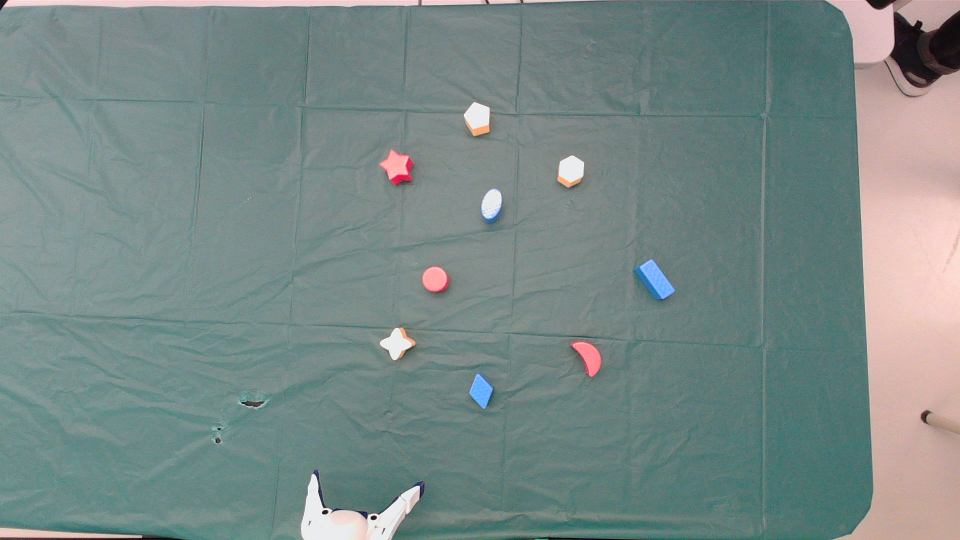
#> input picture Formation OpenCV/Photos/Green background/bloc_4.jpeg, 1920 x 1080 px, found by its file name (shown at 1/2 size)
$ python color_segmentation.py
#> lines starting #> are read from the running program, lines starting #| are printed output that depends on the picture; after the words box and inside, x2 and y2 are one past the last pixel; in counts of white or black regions, pixels touching at a corner belong together
#> further down, image is the input picture: shape (1080, 1920, 3); mean B, G, R 134.9, 137.1, 120.6
import cv2
import numpy as np
import time

# Resizing frame or image
def rescaleFrame(image, height_scale=0.75, width_scale=0.8):
    # For images, videos and live videos
    height = int(image.shape[0] * height_scale)
    width = int(image.shape[1] * width_scale)
    dimensions = (width, height)

    return cv2.resize(image, dimensions, interpolation=cv2.INTER_AREA)

def color_segmentation(image):

    hsv_image = cv2.cvtColor(image, cv2.COLOR_BGR2HSV)
#> hsv_image: shape (1080, 1920, 3); mean H, S, V 80.8, 47.5, 141.7

    # Define ranges for red color in HSV
    lower_red1 = np.array([0, 50, 250])
    upper_red1 = np.array([10, 100, 255])
    lower_red2 = np.array([170, 50, 250])
    upper_red2 = np.array([180, 100, 255])

    # Define ranges for blue color in HSV
    lower_blue1 = np.array([100, 20, 225])
    upper_blue1 = np.array([110, 30, 255])
    lower_blue2 = np.array([100, 100, 225])
    upper_blue2 = np.array([110, 130, 255])

    # Define ranges for green color in HSV
    lower_green = np.array([40, 100, 150])
    upper_green = np.array([75, 255, 255])

    # Define ranges for yellow color in HSV
    lower_yellow = np.array([109, 0, 225])
    upper_yellow = np.array([111, 7, 255])

    # Segment colors
    red_mask1 = cv2.inRange(hsv_image, lower_red1, upper_red1)
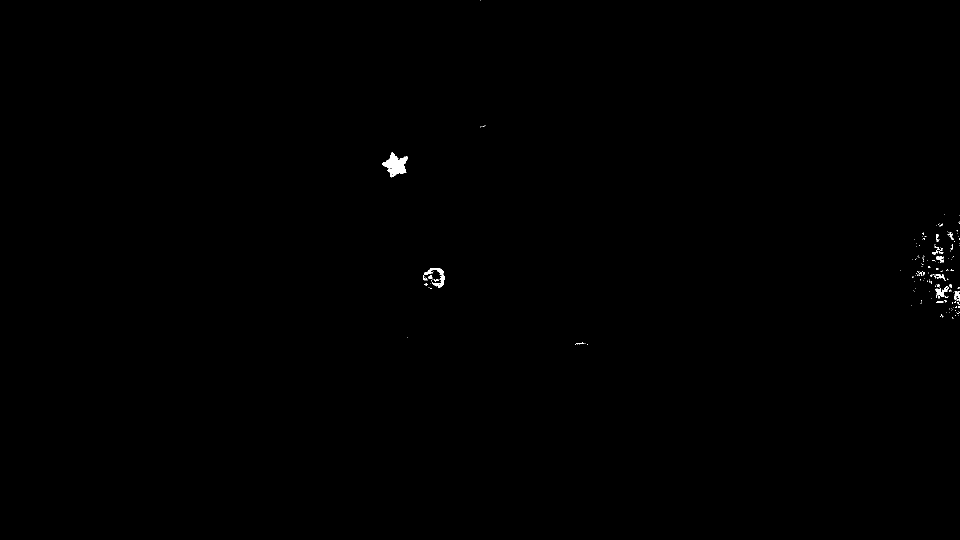
#> red_mask1: shape (1080, 1920) (shown at 1/2 size); 0.16% white; 169 white regions (152 under 20 px), largest, box (x1, y1, x2, y2) and area: (764, 304, 815, 355) 1305, (846, 536, 890, 576) 506, (1871, 573, 1898, 597) 265
    red_mask2 = cv2.inRange(hsv_image, lower_red2, upper_red2)
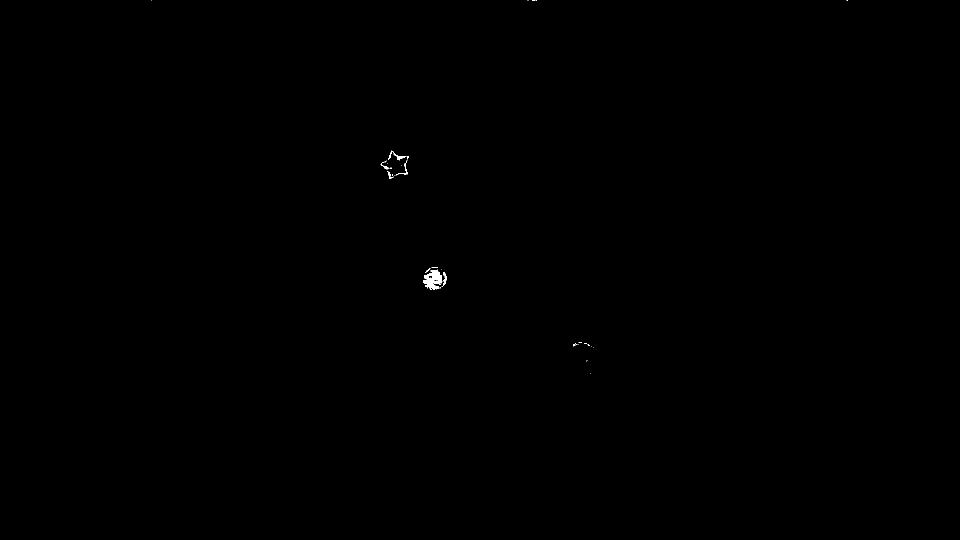
#> red_mask2: shape (1080, 1920) (shown at 1/2 size); 0.07% white; 44 white regions (36 under 20 px), largest, box (x1, y1, x2, y2) and area: (846, 539, 884, 579) 863, (776, 301, 809, 321) 144, (883, 544, 893, 574) 103
    red_mask = cv2.bitwise_or(red_mask1, red_mask2)
#> red_mask: shape (1080, 1920); 0.23% white; 163 white regions (149 under 20 px), largest, box (x1, y1, x2, y2) and area: (761, 301, 817, 358) 1694, (846, 534, 893, 579) 1638, (1871, 573, 1898, 597) 265
    blue_mask1 = cv2.inRange(hsv_image, lower_blue1, upper_blue1)
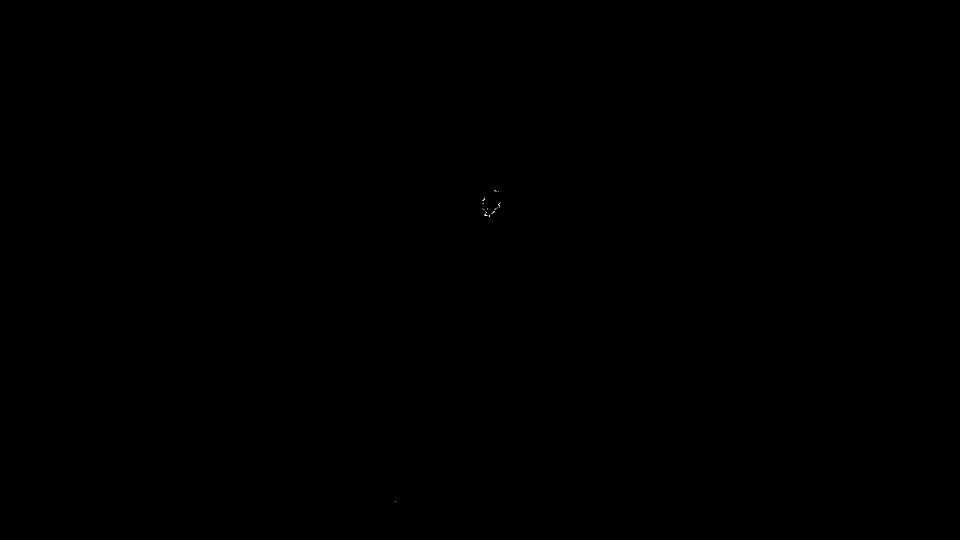
#> blue_mask1: shape (1080, 1920) (shown at 1/2 size); 0% white in thin lines or dots, all inside (x1, y1, x2, y2) = (791, 380, 1001, 1004)
    blue_mask2 = cv2.inRange(hsv_image, lower_blue2, upper_blue2)
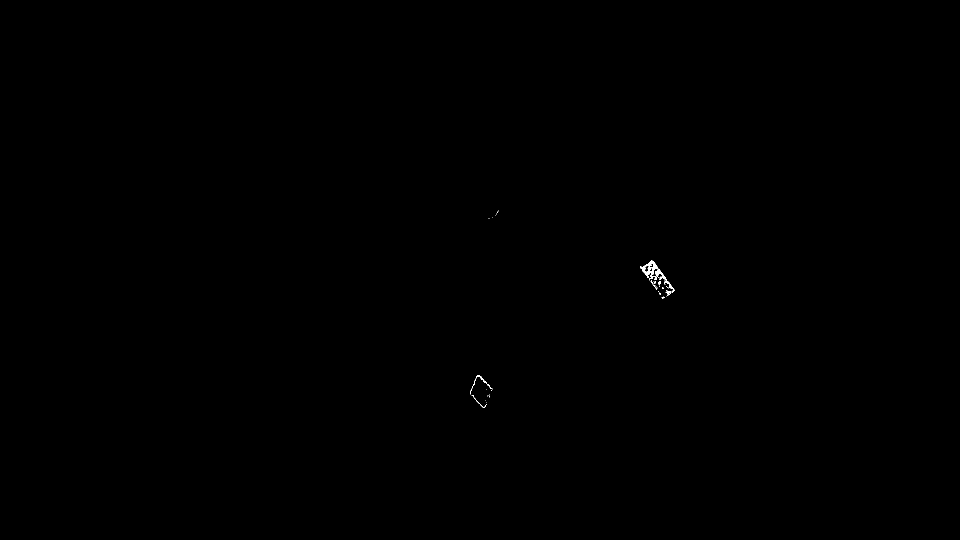
#> blue_mask2: shape (1080, 1920) (shown at 1/2 size); 0.06% white; 37 white regions (29 under 20 px), largest, box (x1, y1, x2, y2) and area: (1280, 520, 1349, 586) 848, (940, 750, 974, 788) 124, (1331, 581, 1342, 592) 54
    blue_mask = cv2.bitwise_or(blue_mask1, blue_mask2)
    yellow_mask = cv2.inRange(hsv_image, lower_yellow, upper_yellow)
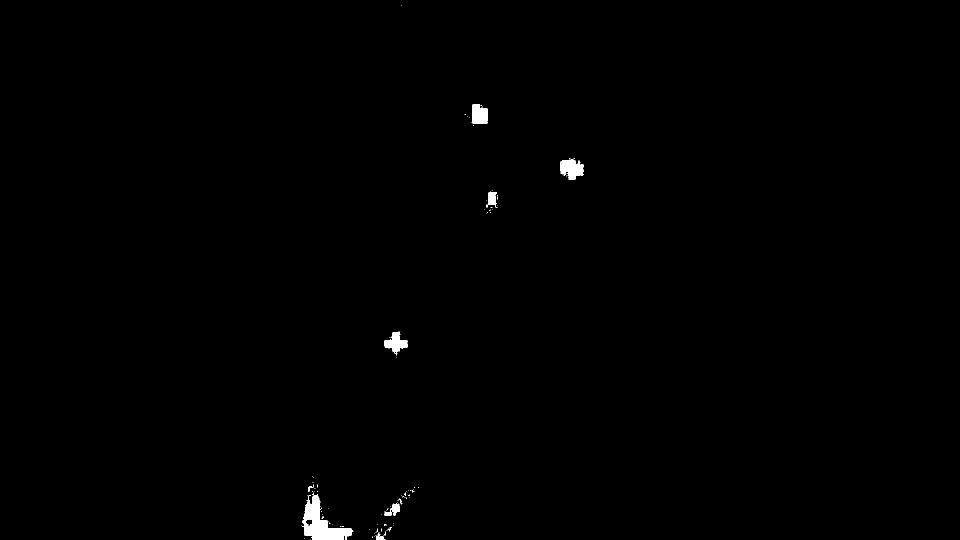
#> yellow_mask: shape (1080, 1920) (shown at 1/2 size); 0.4% white; 104 white regions (94 under 20 px), largest, box (x1, y1, x2, y2) and area: (603, 988, 707, 1080) 3782, (1121, 319, 1167, 359) 1308, (945, 209, 975, 248) 1018
    green_mask = cv2.inRange(hsv_image, lower_green, upper_green)
#> green_mask: shape (1080, 1920); 0% white in thin lines or dots, all inside (x1, y1, x2, y2) = (1086, 1078, 1087, 1079)

    # Clean up the masks using morphological operations
    kernel = cv2.getStructuringElement(cv2.MORPH_ELLIPSE, (5, 5))
    red_mask = cv2.morphologyEx(red_mask, cv2.MORPH_CLOSE, kernel)
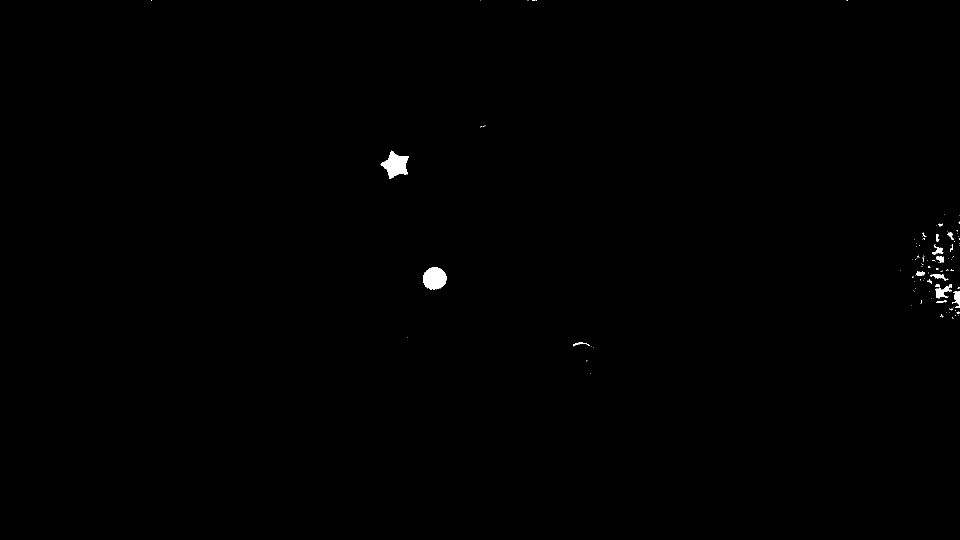
#> red_mask: shape (1080, 1920) (shown at 1/2 size); 0.26% white; 103 white regions (87 under 20 px), largest, box (x1, y1, x2, y2) and area: (761, 301, 817, 358) 1724, (846, 534, 893, 579) 1658, (1871, 568, 1904, 597) 426
    blue_mask = cv2.morphologyEx(blue_mask, cv2.MORPH_CLOSE, kernel)
#> blue_mask: shape (1080, 1920); 0.08% white; 35 white regions (32 under 20 px), largest, box (x1, y1, x2, y2) and area: (1280, 520, 1349, 592) 1384, (940, 750, 985, 788) 161, (947, 795, 973, 816) 47
    yellow_mask = cv2.morphologyEx(yellow_mask, cv2.MORPH_CLOSE, kernel)
#> yellow_mask: shape (1080, 1920); 0.44% white; 53 white regions (43 under 20 px), largest, box (x1, y1, x2, y2) and area: (603, 983, 707, 1080) 4044, (1121, 317, 1167, 359) 1428, (769, 663, 815, 712) 1095
    green_mask = cv2.morphologyEx(green_mask, cv2.MORPH_CLOSE, kernel)
#> green_mask: shape (1080, 1920); 0% white in thin lines or dots, all inside (x1, y1, x2, y2) = (1086, 1078, 1087, 1080)

    detected_objects = []
    masks = [(red_mask, 'red'), (blue_mask, 'blue'), (yellow_mask, 'yellow'), (green_mask, 'green')]

    for mask, color in masks:
        contours, _ = cv2.findContours(mask, cv2.RETR_EXTERNAL, cv2.CHAIN_APPROX_SIMPLE)
        for contour in contours:
            moments = cv2.moments(contour)
            if moments['m00'] != 0:
                centroid_x = int(moments['m10'] / moments['m00'])
                centroid_y = int(moments['m01'] / moments['m00'])
                detected_objects.append((color, (centroid_x, centroid_y)))
                cv2.circle(image, (centroid_x, centroid_y), 5, (0, 255, 0), -1)
                cv2.putText(image, color, (centroid_x, centroid_y), cv2.FONT_HERSHEY_SIMPLEX, 0.5, (255, 255, 255), 2)
#> this loop made 4 passes
#> color on passes 1 to 3: 'red', 'blue', 'yellow'
#> (color, contours) on pass 4: ('green', [[[1086, 1078], [1086, 1079]]])
#> after the loop, detected_objects = 70 items

    return detected_objects

if __name__ == "__main__":
    image = cv2.imread("Photos/Green Background/bloc_4.jpeg")
    if image is None:
        print("Could not open or find the image!")
    else:
        objects = color_segmentation(image)
#> objects = 70 items
        for obj in objects:
            print(f"Detected {obj[0]} shape at {obj[1]}")
#> this loop made 70 passes
#> obj on passes 1 to 12: ('red', (1158, 687)), ('red', (1905, 635)), ('red', (1883, 631)), ('red', (1916, 625)), ('red', (1902, 618)), ('red', (1883, 603)), ('red', (1841, 605)), ('red', (1914, 595)), ('red', (1917, 575)), ('red', (1884, 583)), ('red', (1874, 570)), ('red', (1859, 562))
#| Detected red shape at (1158, 687)
#| Detected red shape at (1905, 635)
#| Detected red shape at (1883, 631)
#| Detected red shape at (1916, 625)
#| Detected red shape at (1902, 618)
#| Detected red shape at (1883, 603)
#| Detected red shape at (1841, 605)
#| Detected red shape at (1914, 595)
#> (further printed lines are left out)
        image_resized = rescaleFrame(image)
#> in rescaleFrame, `return cv2.resize(image, dimensions, interpolation=cv2.INTER_AREA)`:
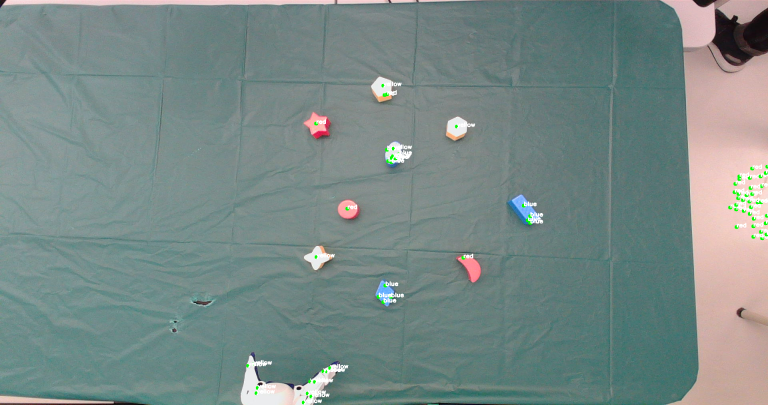
#> returned value: shape (810, 1536, 3) (shown at 1/2 size); mean of channels 0, 1, 2 134.9, 137.7, 120.6; drawn as B, G, R
        cv2.imshow("Detected Shapes", image_resized)
        cv2.waitKey(0)
        cv2.destroyAllWindows()
